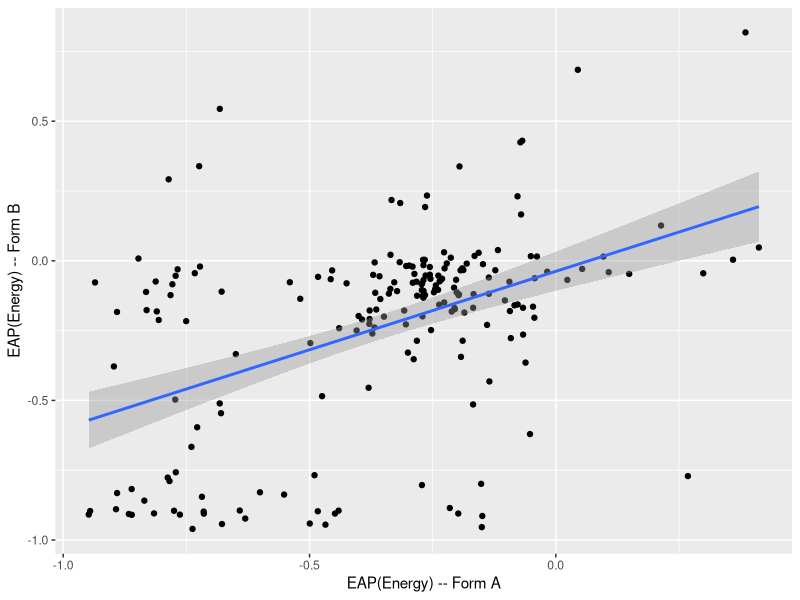
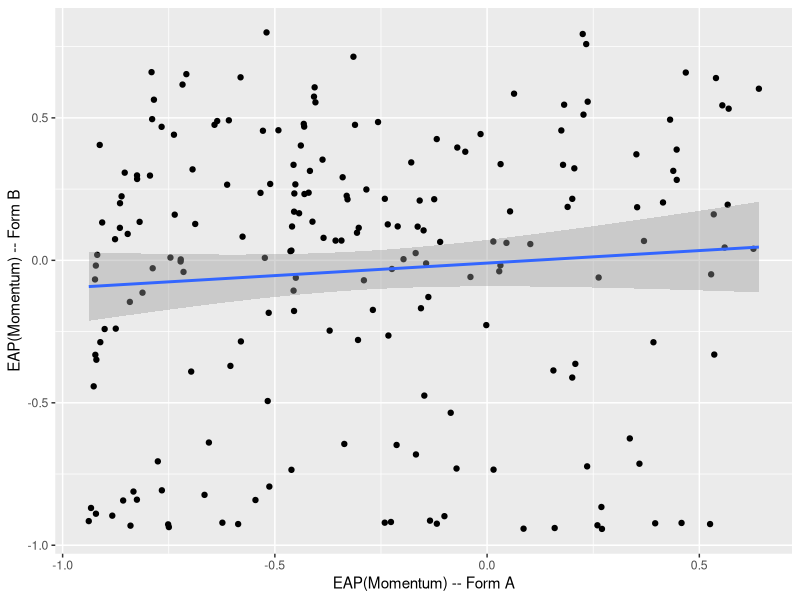

The R script that drew these images, in order: (Note: this script raises an error after producing the figures.)
## ---- chunk 1
knitr::opts_chunk$set(echo = TRUE)
library(tidyverse)
library(psych)
statAB <- read.csv("statAB.csv")
BSEAP <- read.csv("BSnewEAP.csv")
## ---- chunk 2
corlist <- data.frame(
  Measure=c("Physics","Force and Motion","Linear Momentum",
            "Energy", "Torque"),
  Reliability=c(
    cor(statAB$Physics_EAPA,statAB$Physics_EAPB),
    cor(statAB$ForceAndMotion_EAPA,statAB$ForceAndMotion_EAPB),
    cor(statAB$LinearMomentum_EAPA,statAB$LinearMomentum_EAPB),
    cor(statAB$Energy_EAPA,statAB$Energy_EAPB),
    cor(statAB$Torque_EAPA,statAB$Torque_EAPB)))


knitr::kable(corlist,digits=3,caption="Correlations between Form A and B sub-forms.")

## ---- chunk 3
ggplot(statAB) + geom_point(aes(Energy_EAPA,Energy_EAPB)) + 
  geom_smooth(method="lm",aes(Energy_EAPA,Energy_EAPB)) + 
  labs(x="EAP(Energy) -- Form A",
       y="EAP(Energy) -- Form B")
## ---- chunk 4
ggplot(statAB) + geom_point(aes(LinearMomentum_EAPA,LinearMomentum_EAPB)) + 
  geom_smooth(method="lm",aes(LinearMomentum_EAPA,LinearMomentum_EAPB)) + 
  labs(x="EAP(Momentum) -- Form A",
       y="EAP(Momentum) -- Form B")
## ---- chunk 5
statAB %>% select(starts_with("Physics_Mode")) %>% table(dnn=c("A","B")) -> tabAB
#cohen.kappa(tabAB)
tab0 <- as.table(
  matrix(0,3,3,
  dimnames= list(A=c("H","M","L"),
                 B=c("H","M","L"))))
rtabAB <- tab0
rtabAB[c("M","L"),c("M","L")] <- tabAB[c("M","L"),c("M","L")]
knitr::kable(rtabAB,"latex",caption="Crosstabulation betwen Form A and Form B Modal scores.",booktabs=T)
## ---- chunk 6
stud <- 124
knitr::kable(statAB[stud,c("Physics_Margin.HighA","Physics_Margin.MediumA","Physics_Margin.LowA")],"latex",booktabs=T,digits=3,col.names=c("High","Med","Low"), row.names=FALSE,caption="Marginal Physics scores for Student 124, Form A")
knitr::kable(statAB[stud,c("Physics_Margin.HighB","Physics_Margin.MediumB","Physics_Margin.LowB")],"latex",booktabs=T,digits=3,col.names=c("High","Med","Low"), row.names=FALSE,caption="Marginal Physics scores for Student 124, Form B")
## ---- chunk 7
astats <- as.numeric(statAB[stud,c("Physics_Margin.HighA","Physics_Margin.MediumA","Physics_Margin.LowA")])
bstats <-   as.numeric(statAB[stud,c("Physics_Margin.HighB","Physics_Margin.MediumB","Physics_Margin.LowB")])
ptab124 <- astats %o% bstats
dimnames(ptab124) <- dimnames(tab0)
knitr::kable(ptab124,"latex",digits=3,caption="Expected crosstabulation for Student 124",booktabs=T)
## ---- chunk 8
ptabAB <- matrix(0,3,3,dimnames=dimnames(tab0))
for (i in 1:nrow(statAB)) {
  astats <- as.numeric(statAB[i,c("Physics_Margin.HighA","Physics_Margin.MediumA","Physics_Margin.LowA")])
  bstats <-   as.numeric(statAB[i,c("Physics_Margin.HighB","Physics_Margin.MediumB","Physics_Margin.LowB")])
  if (!any(is.na(astats) && !any(is.na(bstats))))
    ptabAB <- ptabAB + astats %o% bstats 
}
knitr::kable(ptabAB,"latex",digits=2,caption="Expected crosstabulation, all 199 students.",booktabs=T)
## ---- chunk 9

knitr::kable(cor(select(BSEAP,c("preScore","postScore","Physics_EAP"))),
             "latex",digits=3,caption="Correlation of Physics EAP score with whole pretest and posttest.",booktabs=T)

## ---- chunk 10
corlist$Validity <- c(
  cor(BSEAP$preScore+BSEAP$postScore,BSEAP$Physics_EAP),
  cor(BSEAP$ForceAndMotion_EAP,BSEAP$prepostNFM),
  cor(BSEAP$LinearMomentum_EAP,BSEAP$prepostMomentum),
  cor(BSEAP$Energy_EAP,BSEAP$prepostEnergy),
  cor(BSEAP$Torque_EAP,BSEAP$prepostTorque)
)
knitr::kable(corlist,"latex",digits=3,
             caption="Reliability (sub-form correlations) and Valitity (corrlation with pretest + posttest)",booktabs=T)

